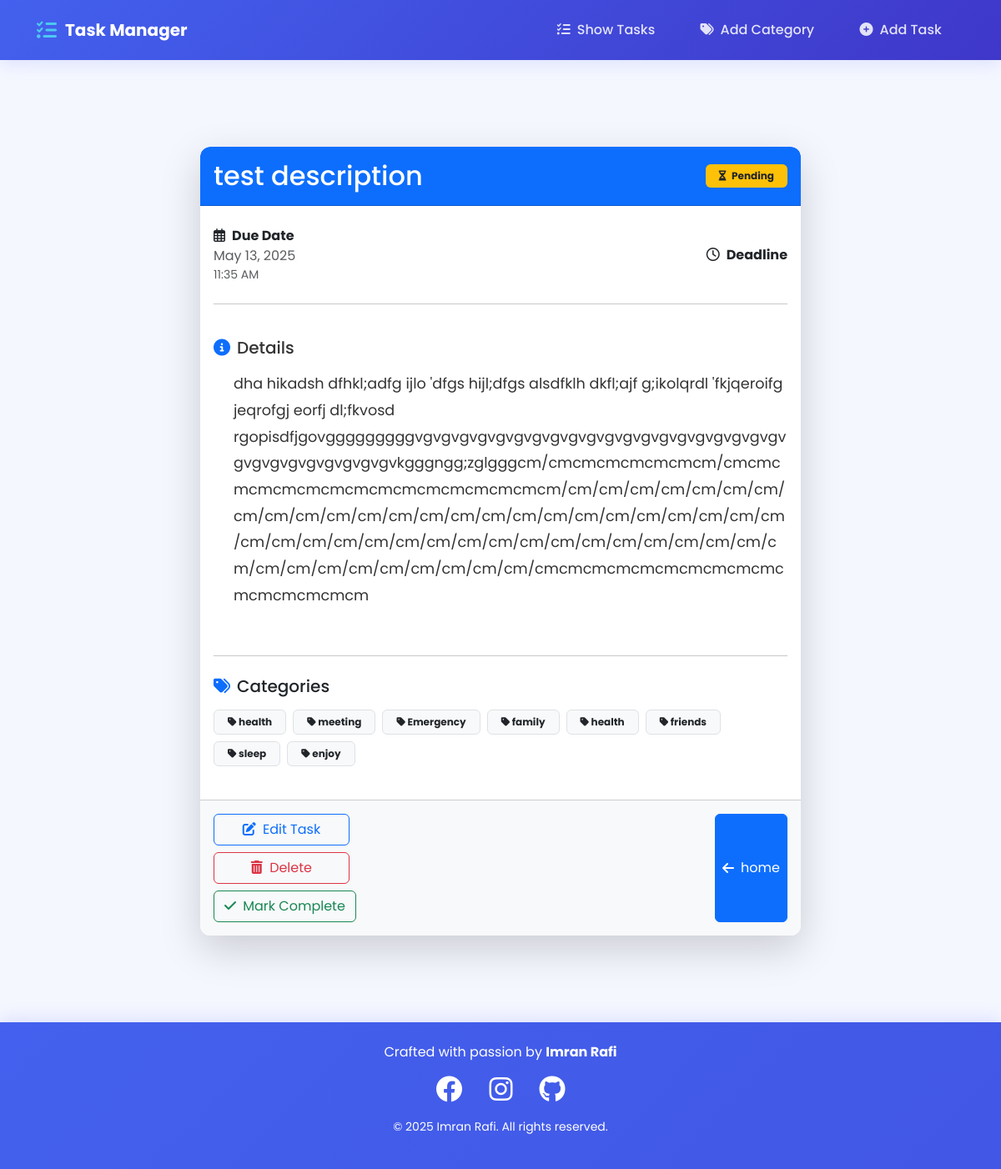
/add-task/task/9/, run on the app's committed database.
### Add_task/models.py (models this page shows, shortened)
class Task(models.Model):
    title = models.CharField(max_length=100)
    details = models.TextField(blank=True)
    due_date = models.DateField()
    due_time = models.TimeField()
    is_completed = models.BooleanField(default=False)
    category = models.ManyToManyField(Category)

### Category/models.py (models this page shows, shortened)
class Category(models.Model):
    name = models.CharField(max_length=100)

### Add_task/views.py (the view)
# urls.py: path('task/<int:task_id>/', views.task_details, name='task_details'),
def task_details(request, task_id):
    task = get_object_or_404(Task, id=task_id)
    return render(request, 'task_details.html', {'task': task})

### Add_task/templates/task_details.html (shortened to what this page needs)
{% extends 'base.html' %}
{% block content %}
<div class="container my-5">
    <div class="row justify-content-center">
        <div class="col-lg-8">
            <div class="card border-0 shadow-lg">
                <div class="card-header {% if task.is_completed %}bg-secondary{% else %}bg-primary{% endif %} text-white py-3">
                    <div class="d-flex justify-content-between align-items-center">
                        <h1 class="h2 mb-0">{{ task.title }}</h1>
                        <span class="badge {% if task.is_completed %}bg-light text-dark{% else %}bg-warning text-dark{% endif %} py-2 px-3">
                            {% if task.is_completed %}
                                <i class="fas fa-check-circle me-1"></i> Completed
                            {% else %}
                                <i class="fas fa-hourglass-half me-1"></i> Pending
                            {% endif %}
                        </span>
                    </div>
                </div>
                <div class="card-body pt-4">
                    <div class="d-flex justify-content-between align-items-center mb-4">
                        <div>
                            <p class="mb-0 fw-bold">
                                <i class="far fa-calendar-alt me-2"></i>Due Date
                            </p>
                            <p class="mb-0 text-muted">{{ task.due_date|date:"F j, Y" }}</p>
                            {% if task.due_time %}
                            <p class="mb-0 text-muted small">{{ task.due_time|time:"g:i A" }}</p>
                            {% endif %}
                        </div>
                        <div class="text-end">
                            <p class="mb-0 fw-bold">
                                <i class="far fa-clock me-2"></i>Deadline
                            </p>
                        </div>
                    </div>
                    <hr class="my-4">
                    <div class="task-details py-3">
                        <h5 class="mb-3">
                            <i class="fas fa-info-circle me-2 text-primary"></i>Details
                        </h5>
                        <div class="ps-4">
                            {% if task.details %}
                                {{ task.details|linebreaks }}
                            {% else %}
                                <p class="text-muted">No details provided</p>
                            {% endif %}
                        </div>
                    </div>
                    <hr class="my-4">
                    <div class="mb-4">
                        <h5 class="mb-3">
                            <i class="fas fa-tags me-2 text-primary"></i>Categories
                        </h5>
                        <div class="d-flex flex-wrap gap-2">
                            {% for cat in task.category.all %}
                            <span class="badge bg-light text-dark border py-2 px-3">
                                <i class="fa-solid fa-tag"></i> {{ cat.name }}
                            </span>
                            {% empty %}
                            <span class="text-muted">No categories assigned</span>
                            {% endfor %}
                        </div>
                    </div>
                </div>
                <div class="card-footer bg-light py-3">
                    <div class="d-flex justify-content-between">
                        <div class="d-grid gap-2">
                            {% if not task.is_completed %}
                                <a href="{% url 'edit_task' task.id %}" class="btn btn-outline-primary me-2">
                                    <i class="fas fa-edit me-1"></i> Edit Task
                                </a>
                                <a href="{% url 'delete_task' task.id %}" class="btn btn-outline-danger me-2">
                                    <i class="fas fa-trash-alt me-1"></i> Delete
                                </a>
                            {% endif %}
                            <form method="post" action="{% url 'complete_task' task.id %}" class="d-inline">
                                <button type="submit" class="btn {% if task.is_completed %}btn-outline-secondary{% else %}btn-outline-success{% endif %}">
                                    <i class="fas {% if task.is_completed %}fa-undo{% else %}fa-check{% endif %} me-1"></i>
                                    {% if task.is_completed %}Mark Pending{% else %}Mark Complete{% endif %}
                                </button>
                            </form>
                        </div>
                        <a href="{% url 'homepage' %}" class="btn btn-primary d-flex justify-content-center align-items-center px-2">
                            <i class="fas fa-arrow-left me-2"></i> home
                        </a>
                    </div>
                </div>
            </div>
        </div>
    </div>
</div>
{% endblock %}

### templates/base.html (style rules this page uses)
:root { --primary-color: #4361ee; --secondary-color: #3f37c9; --accent-color: #4cc9f0; --dark-color: #1a1a2e; --light-color: #f8f9fa; }
body { font-family: 'Poppins', sans-serif; background-color: #f5f7ff; color: var(--dark-color); display: flex; flex-direction: column; min-height: 100vh; }

### Add_task/templates/task_details.html (style rules this page uses)
.task-details { font-size: 1.1rem; line-height: 1.8; color: #333; }
.card { border-radius: 12px; overflow: hidden; }
.card-header { border-radius: 12px 12px 0 0 !important; }

### data on the page
Task: title "test description", due_date "May 13, 2025", due_time "11:35 AM", details "dha hikadsh dfhkl;adfg ijlo 'dfgs hijl;dfgs alsdfklh dkfl;ajf g;ikolqrdl 'fkjqeroifg jeqrofgj eorfj dl;fkvosd rgopisdfjgovgggggggggvgvgvgvgvgvgvgvgvgvgvgvgvgvgvgvgvgvgvgvgvgvgvgvgvgvgvgvgvgvkgggngg;zglgggcm/cmcmcmcmcmcmcm/cmcmcmcmcmcmcmcmcmcmcmcmcmcmcmcm/cm/cm/cm/cm/cm/cm/cm/cm/cm/cm/cm/cm/cm/cm/cm/cm/cm/cm/cm/cm/cm/cm/cm/cm/cm/cm/cm/cm/cm/cm/cm/cm/cm/cm/cm/cm/cm/cm/cm/cm/cm/cm/cm/cm/cm/cm/cm/cm/cm/cm/cm/cm/cmcmcmcmcmcmcmcmcmcmcmcmcmcmcmcm"
Category: name "health"
Category: name "meeting"
Category: name "Emergency"
Category: name "family"
Category: name "health"
Category: name "friends"
Category: name "sleep"
Category: name "enjoy"
